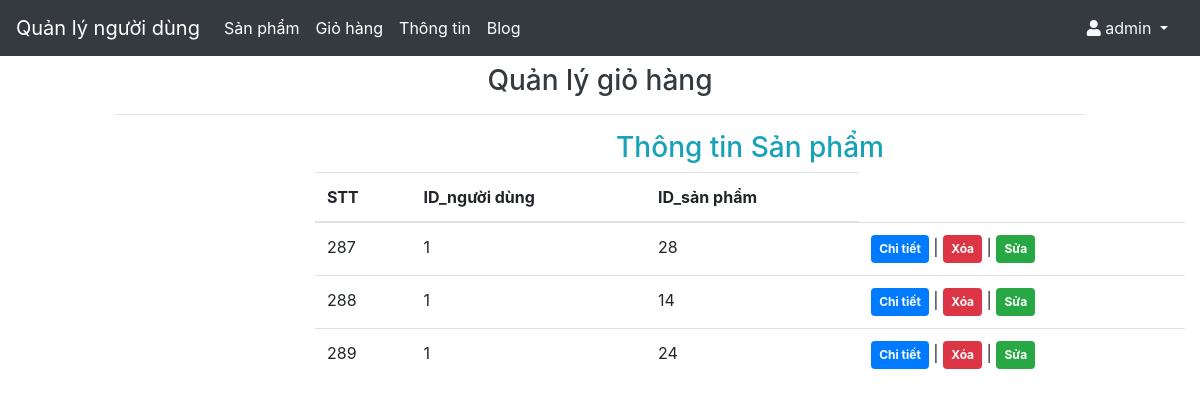
Screenshot of /admin/cart.php (signed in) with the database file from the repository.
### tables this page shows
CREATE TABLE `cart` (
  `cart_id` int(11) NOT NULL,
  `user_id` int(11) NOT NULL,
  `item_id` int(11) NOT NULL
);

### admin/cart.php (the view, shortened to what this page needs)
<?php
  include 'actionCart.php';
?>
<!DOCTYPE html>
<html lang="en">
<head>
  <link rel="stylesheet" href="https://maxcdn.bootstrapcdn.com/bootstrap/4.1.3/css/bootstrap.min.css">
  <link rel="stylesheet" type="text/css" href="https://cdn.datatables.net/v/bs4/dt-1.10.18/datatables.min.css" />
  <link
      rel="stylesheet"
      href="https://cdnjs.cloudflare.com/ajax/libs/font-awesome/5.13.0/css/all.min.css"
    />
</head>
<body>
  <nav class="navbar navbar-expand-md bg-dark navbar-dark">
    <a class="navbar-brand" href="index.php">Quản lý người dùng</a>
    <div class="collapse navbar-collapse" id="collapsibleNavbar">
      <ul class="navbar-nav">
        <li class="nav-item active">
          <a class="nav-link" href="product.php">Sản phẩm</a>
        </li>
        <li class="nav-item active">
          <a class="nav-link" href="cart.php">Giỏ hàng</a>
        </li>
        <li class="nav-item active">
          <a class="nav-link" href="about.php">Thông tin</a>
        </li>
        <li class="nav-item active">
          <a class="nav-link" href="blog.php">Blog</a>
        </li>
      </ul>
    </div>
    <div class="font-roboto font-size-14">
            <a href="#" class="px-3 text-light dropdown-toggle" id="userDropdown" data-toggle="dropdown" aria-haspopup="true" aria-expanded="false">
              <i class="fas fa-user"></i> <?php echo $_SESSION['adminname']; ?>
            </a>
          </div>
  </nav>
  <div class="container-fluid">
    <div class="row justify-content-center">
      <div class="col-md-10">
        <h3 class="text-center text-dark mt-2">Quản lý giỏ hàng </h3>
        <hr>
      </div>
    </div>
    <div class="row">
      <div class="col-md-3">
      </div>
      <div class="col-md-9">
        <?php
          $query = 'SELECT * FROM cart';
          $stmt = $conn->prepare($query);
          $stmt->execute();
          $result = $stmt->get_result();
        ?>
        <h3 class="text-center text-info">Thông tin Sản phẩm </h3>
        <table class="table table-hover" id="data-table">
          <thead>
            <tr>
              <th>STT</th>
              <th>ID_người dùng</th>
              <th>ID_sản phẩm</th>
            </tr>
          </thead>
          <tbody>
            <?php while ($row = $result->fetch_assoc()) { ?>
            <tr>
              <td><?= $row['cart_id']; ?></td>
              <td><?= $row['user_id']; ?></td>
              <td><?= $row['item_id']; ?></td>
              <td>
                <a href="detailCart.php?details=<?= $row['cart_id']; ?>" class="badge badge-primary p-2">Chi tiết</a> |
                <a href="actionCart.php?delete=<?= $row['cart_id']; ?>" class="badge badge-danger p-2" onclick="return confirm('Do you want delete this record?');">Xóa</a> |
                <a href="Cart.php?edit=<?= $row['cart_id']; ?>" class="badge badge-success p-2">Sửa</a>
              </td>
            </tr>
            <?php } ?>
          </tbody>
        </table>
      </div>
    </div>
  </div>
</body>
</html>

### rows the page displays
cart: cart_id "287", user "1", item "28"
cart: cart_id "288", user "1", item "14"
cart: cart_id "289", user "1", item "24"

### other values shown
$_SESSION['adminname'] "admin"
